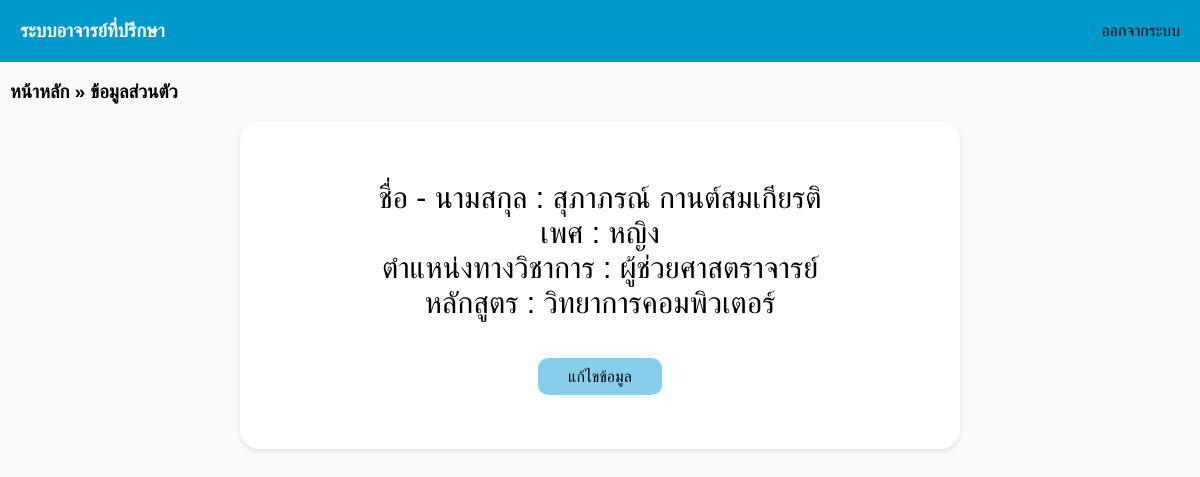
The page /teacher_info.php (signed in) on the database its author committed.
### tables this page shows
CREATE TABLE `teacher` (
  `t_id` int(11) NOT NULL,
  `t_name` varchar(100) NOT NULL,
  `t_surname` varchar(200) NOT NULL,
  `t_gender` varchar(10) NOT NULL,
  `t_course` varchar(100) NOT NULL,
  `t_rank` varchar(100) NOT NULL,
  `t_username` varchar(100) NOT NULL,
  `t_password` varchar(30) NOT NULL
);

### teacher_info.php (the view, shortened to what this page needs)
<!DOCTYPE html>
<html lang="en">
<head>
</head>
<body>
    <?php
      include('navbar.php');
    ?>
    <h3><a class="heading" href="teacher_home.php">หน้าหลัก</a> » ข้อมูลส่วนตัว</h3>
    <?php
    include('condb.php');
    $username = $_SESSION['username'];
    $query = "SELECT * FROM teacher WHERE t_username='$username'";
    $result = mysqli_query($con, $query);
    if ($result) {
        if ($result->num_rows > 0) {
            while ($row = $result->fetch_assoc()) {
                echo "<div class='container'>";
                echo  " ชื่อ - นามสกุล : " . $row["t_name"] . "    " . $row["t_surname"] . "<br>";
                echo  " เพศ  : " . $row["t_gender"] . "<br>";
                echo  " ตำแหน่งทางวิชาการ  : " . $row["t_rank"] . "<br>";
                echo  " หลักสูตร  : " . $row["t_course"] . "<br><br>";
                echo  "<a style='text-decoration:none;' href='teacher_edit.php?ID={$row["t_id"]}' class='btn btn-warning btn-xs'>แก้ไขข้อมูล</a>";
                echo "</div>";
            }
        } else {
            echo "0 results";
        }
    } else {
        echo "Error: " . mysqli_error($con);
    }
    ?>
</body>
</html>

### teacher_info.php (style rules this page uses)
body { margin: 0; font-family: Arial, Helvetica, sans-serif; background-color: #f8f9fa; }
.btn { background-color: #87CEEB; color: black; border: none; border-radius: 10px; padding: 10px 30px; font-size: 16px; cursor: pointer; }
.container { color: black; font-size: 30px; text-align: center; max-width: 600px; margin: auto; background-color: #fff; padding: 60px; border-radius: 20px; box-shadow: 0 2px 4px rgba(0, 0, 0, 0.1); }
.heading { color: #000; margin-left: 10px ;text-decoration: none; }

### rows shown on the page
teacher: t_name "สุภาภรณ์", t_surname "กานต์สมเกียรติ", t_gender "หญิง", t_rank "ผู้ช่วยศาสตราจารย์", t_course "วิทยาการคอมพิวเตอร์"
